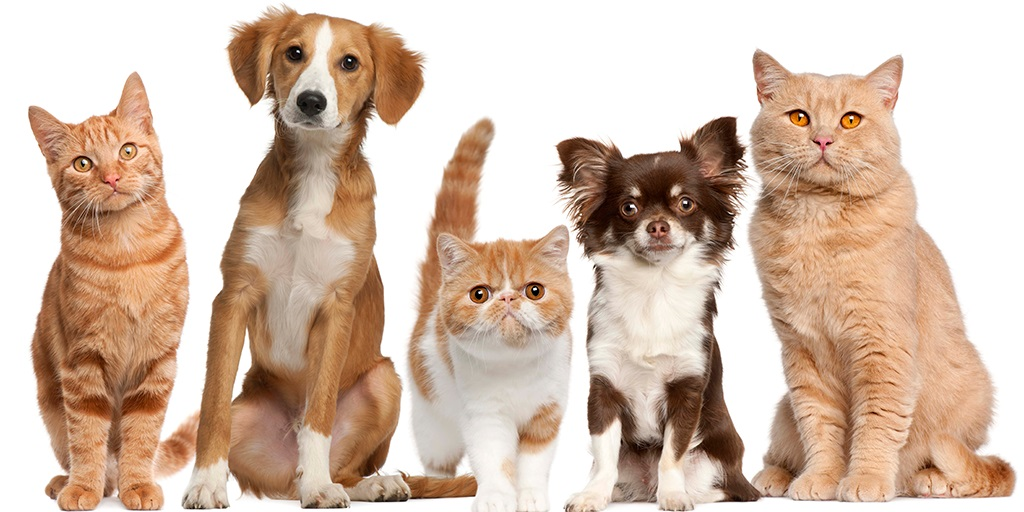
#> input picture parte1/outros/gatos4.jpg, 1024 x 512 px, found by its file name
$ python testegato.py
#> lines starting #> are read from the running program, lines starting #| are printed output that depends on the picture; after the words box and inside, x2 and y2 are one past the last pixel; in counts of white or black regions, pixels touching at a corner belong together
import cv2

classificadorGato = cv2.CascadeClassifier('cascades\\gatos.xml') # utiliza um haarcascade treinado para detectar gatos

imagem = cv2.imread('outros\\gatos4.jpg')  # 1.03; #10 - atente-se para o caminho e extensão da imagem
#> imagem is the input picture: shape (512, 1024, 3); mean B, G, R 172.7, 189.5, 212.6
# [4 lines of commented-out code are left out]

imagemCinza = cv2.cvtColor(imagem, cv2.COLOR_BGR2GRAY) # transforma a imagem colorida em escala de cinza
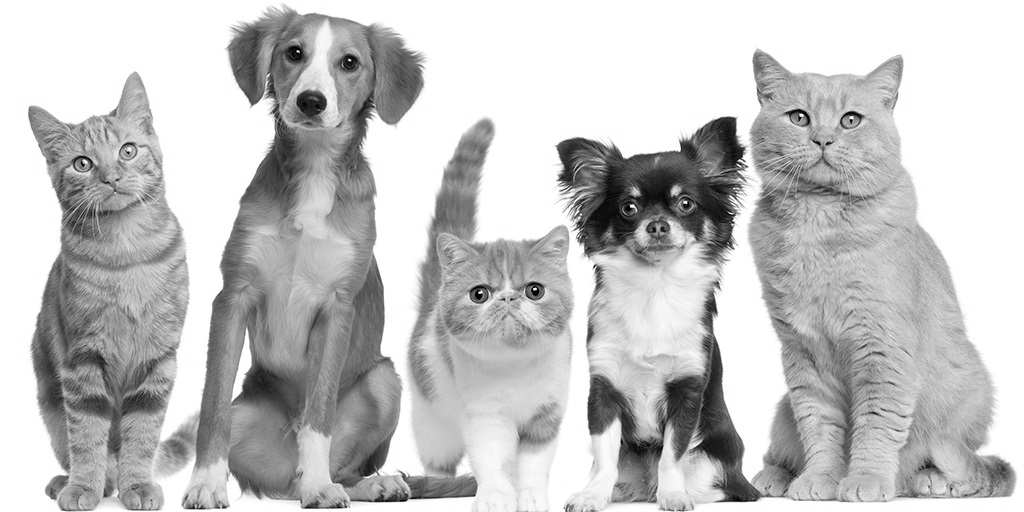
#> imagemCinza: shape (512, 1024); min 0, max 255, mean 194.5

detectado = classificadorGato.detectMultiScale(imagemCinza, scaleFactor=1.02, minNeighbors=9)
#> detectado = [[605, 164, 106, 106], [767, 72, 115, 115], [449, 246, 113, 113]]
# comando para detectar gatos na imagem em escala de cinza. Você pode alterar os parâmetros scaleFactor e minNeighbors
# para melhorar a precisão da detecção (alguns estão indicados como os números na frente da imagem acima)

for (x, y, l, a) in detectado:
    imagem = cv2.rectangle(imagem, (x, y), (x + l, y + a), (0, 0, 255), 2) # comando para desenhar um retângulo na presença de gatos
#> this loop made 3 passes
#> pass 1, `imagem = cv2.rectangle(imagem, (x, y), (x + l, y + a), (0, 0, 255), 2)`:
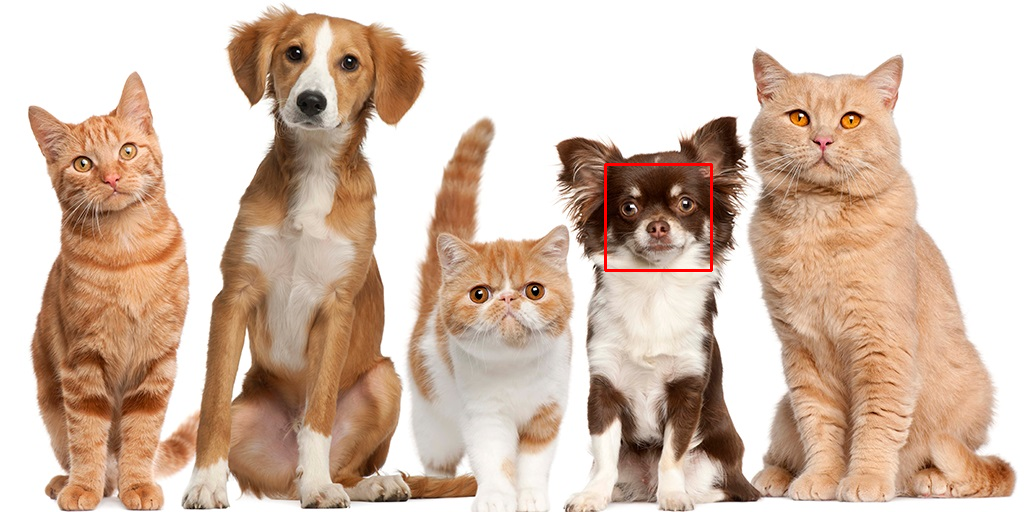
#> imagem: shape (512, 1024, 3); 0.24% of pixels changed, all inside (x1, y1, x2, y2) = (604, 163, 713, 272)
#> pass 2, `imagem = cv2.rectangle(imagem, (x, y), (x + l, y + a), (0, 0, 255), 2)`:
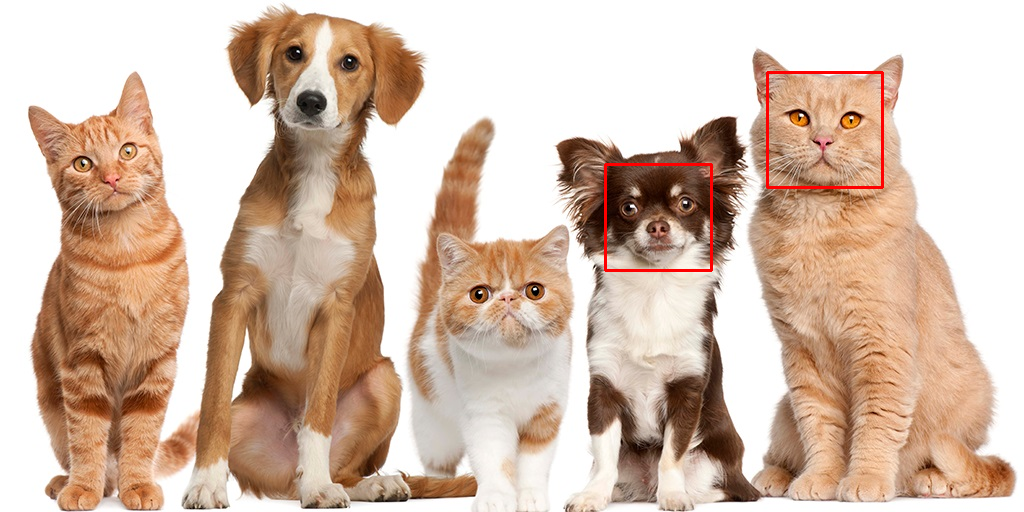
#> imagem: shape (512, 1024, 3); 0.26% of pixels changed, all inside (x1, y1, x2, y2) = (766, 71, 884, 189)
#> pass 3, `imagem = cv2.rectangle(imagem, (x, y), (x + l, y + a), (0, 0, 255), 2)`:
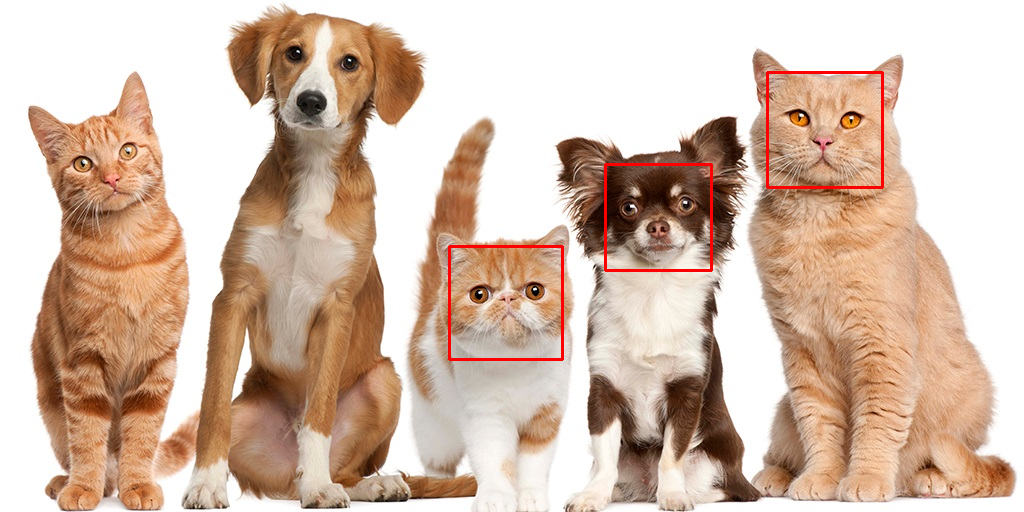
#> imagem: shape (512, 1024, 3); 0.26% of pixels changed, all inside (x1, y1, x2, y2) = (448, 245, 564, 361)

cv2.imshow(str(len(detectado)) + ' gato(s) encontrado(s)', imagem) # mostrará a quantidade de gatos no título da janela
cv2.waitKey() # comando que aguarda o fechamento das janelas com as imagens

$ run again, with parte1/outros/gatos2.jpg copied over parte1/outros/gatos4.jpg
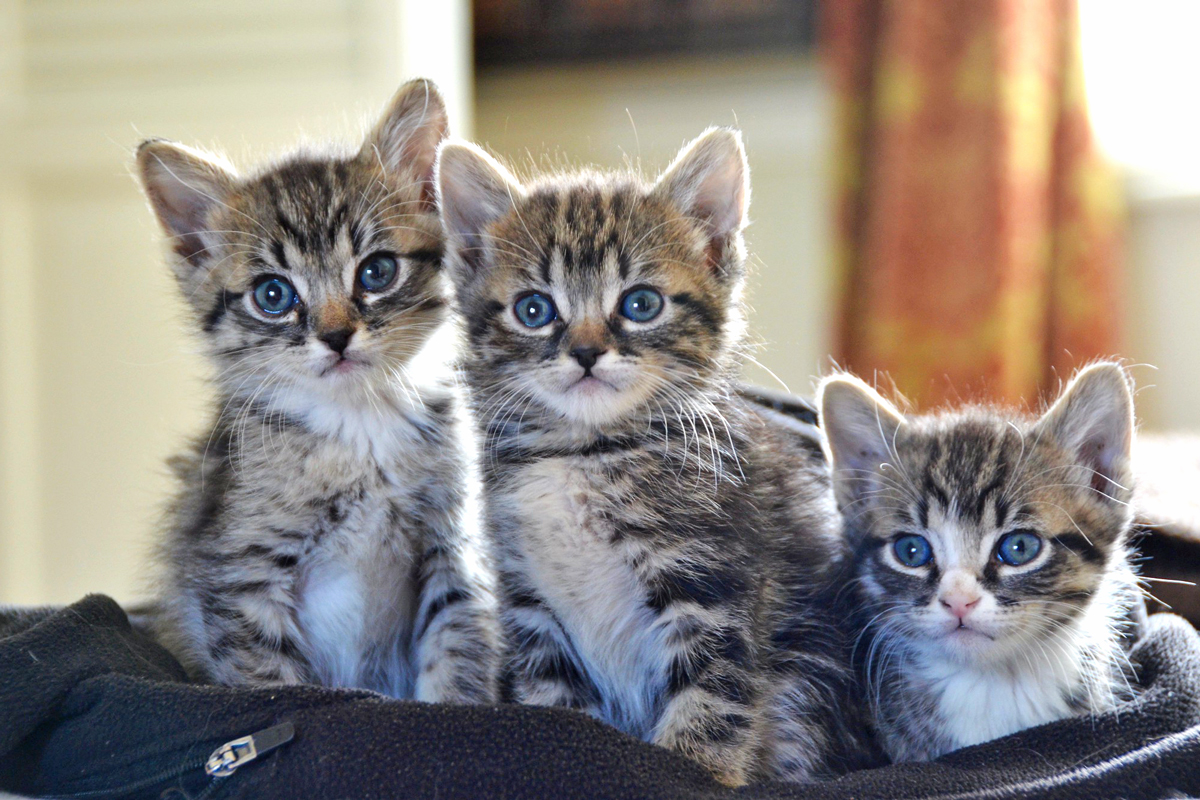
#> input picture parte1/outros/gatos2.jpg, 1200 x 800 px, found by its file name
#> imagem is the input picture: shape (800, 1200, 3); mean B, G, R 129.7, 135.7, 143
#> `imagemCinza = cv2.cvtColor(imagem, cv2.COLOR_BGR2GRAY)`:
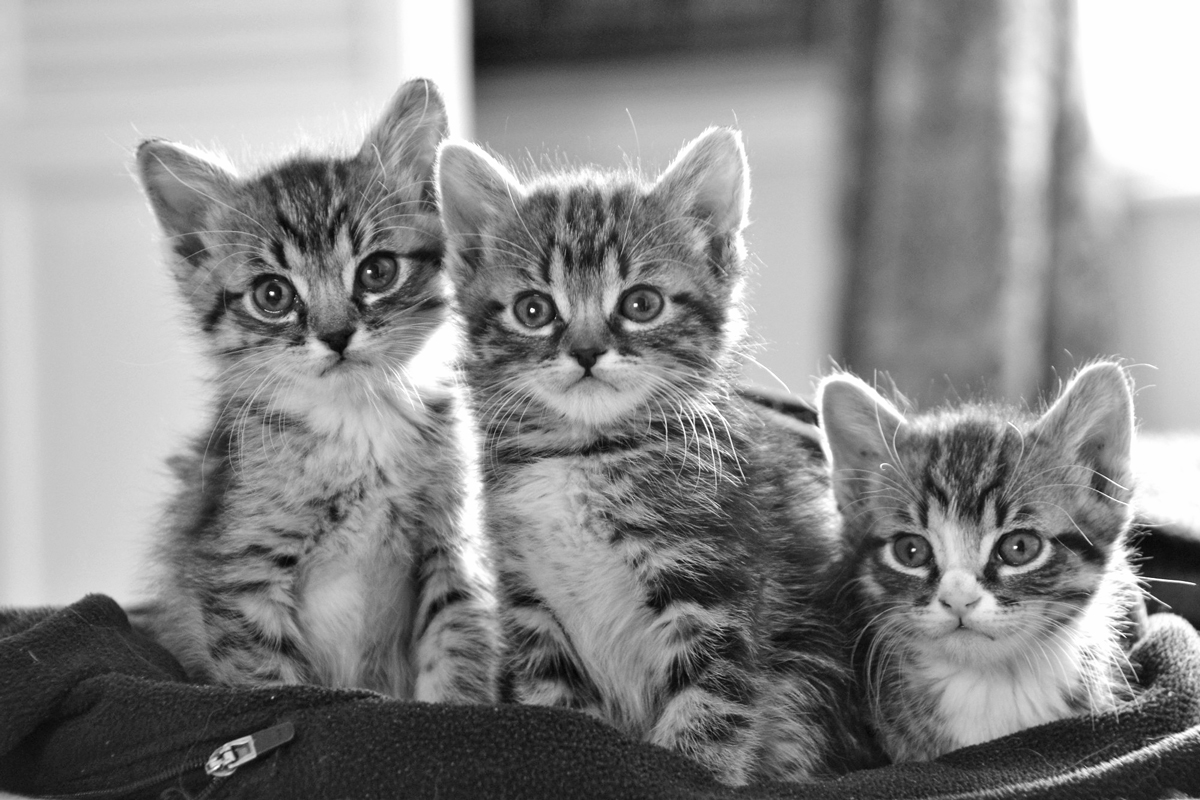
#> imagemCinza: shape (800, 1200); min 4, max 255, mean 137.2
#> detectado = [[163, 260, 93, 93], [851, 464, 216, 216], [470, 210, 229, 229]]
#> the loop `for (x, y, l, a) in detectado:` made 3 passes
#> pass 3, `imagem = cv2.rectangle(imagem, (x, y), (x + l, y + a), (0, 0, 255), 2)`:
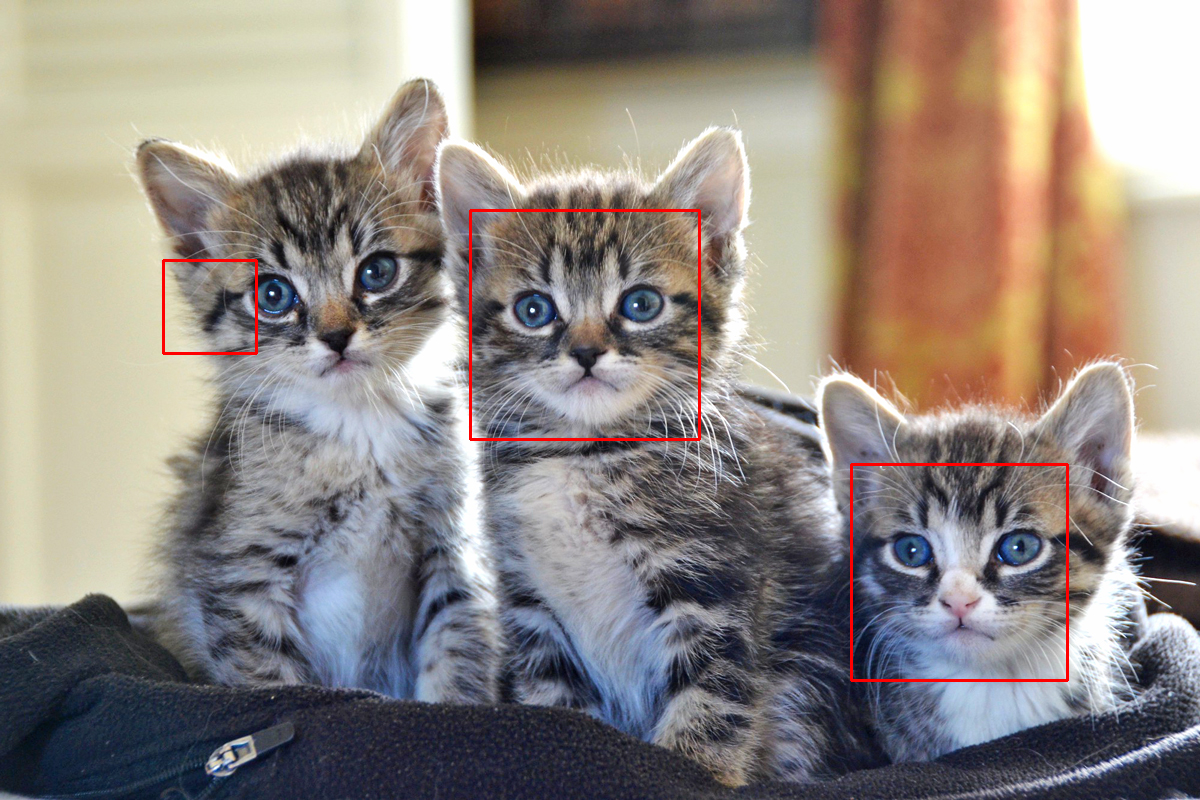
#> imagem: shape (800, 1200, 3); mean B, G, R 128.9, 134.9, 143.8

$ run again, with parte1/outros/gatos3.jpg copied over parte1/outros/gatos4.jpg
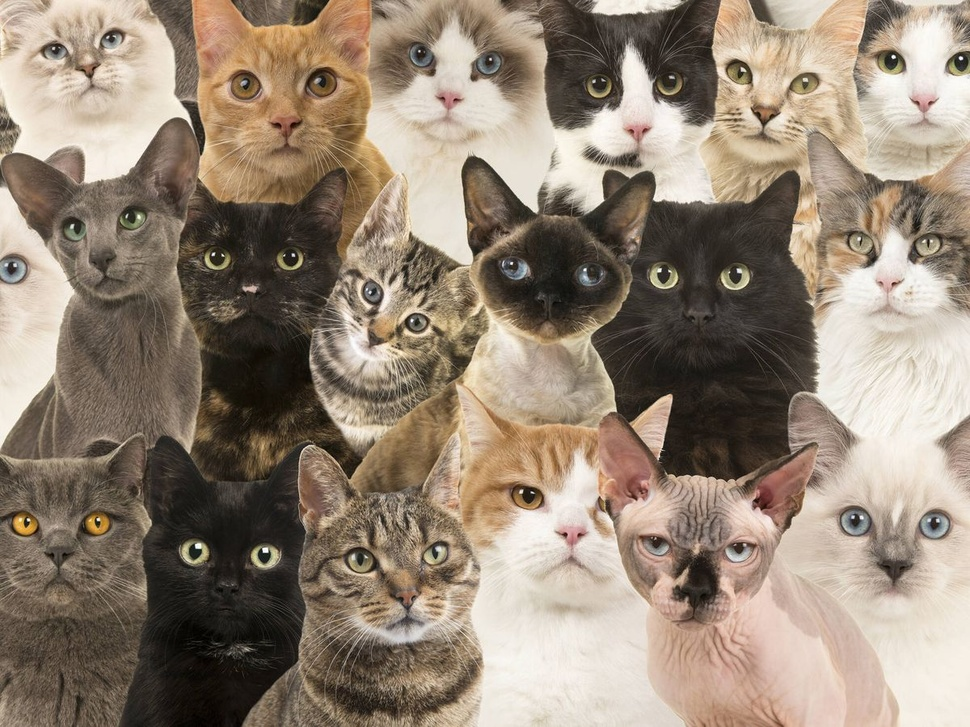
#> input picture parte1/outros/gatos3.jpg, 970 x 727 px, shrunk from 1200 x 900 before the run, found by its file name
#> imagem is the input picture: shape (727, 970, 3); mean B, G, R 117.2, 133.3, 148.4
#> `imagemCinza = cv2.cvtColor(imagem, cv2.COLOR_BGR2GRAY)`:
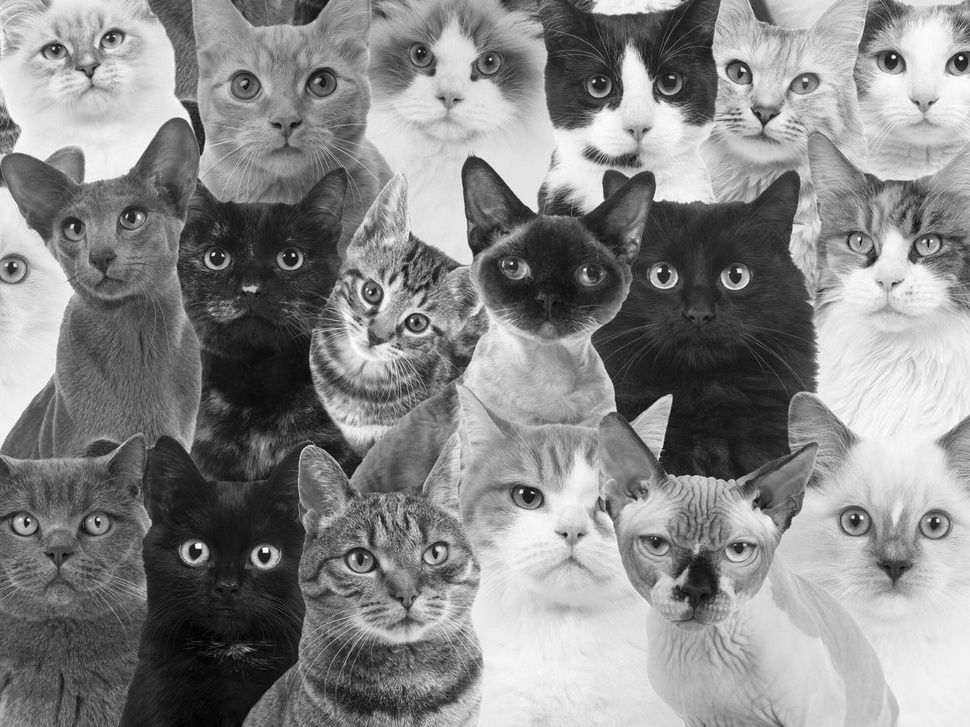
#> imagemCinza: shape (727, 970); min 0, max 255, mean 136
#> detectado = 14 rows, first 6: [899, 81, 50, 50], [38, 539, 41, 41], [259, 104, 52, 52], [865, 543, 58, 58], [824, 194, 132, 132], [387, 11, 131, 131]
#> the loop `for (x, y, l, a) in detectado:` made 14 passes
#> after the loop `for (x, y, l, a) in detectado:`:
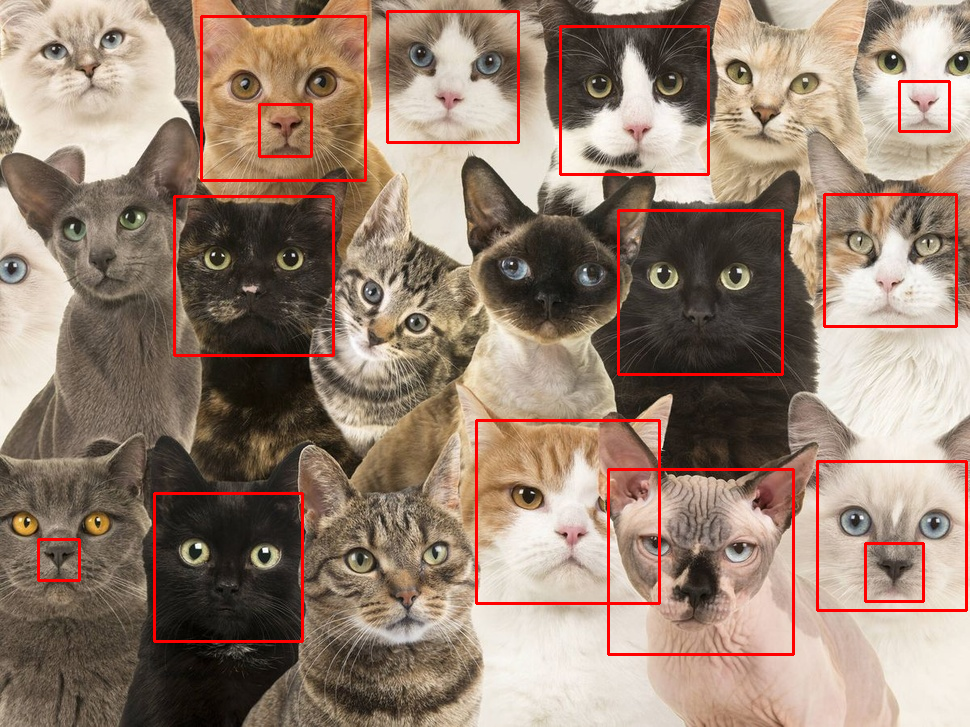
#> imagem: shape (727, 970, 3); mean B, G, R 113.8, 129.3, 151.6

$ run again, with parte1/outros/gatos5.jpg copied over parte1/outros/gatos4.jpg
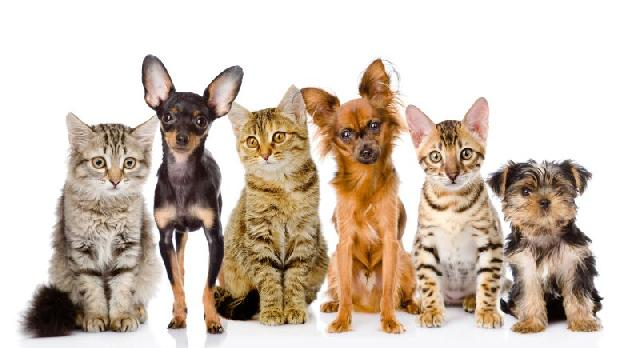
#> input picture parte1/outros/gatos5.jpg, 640 x 348 px, found by its file name
#> imagem is the input picture: shape (348, 640, 3); mean B, G, R 181.9, 195.2, 209.3
#> `imagemCinza = cv2.cvtColor(imagem, cv2.COLOR_BGR2GRAY)`:
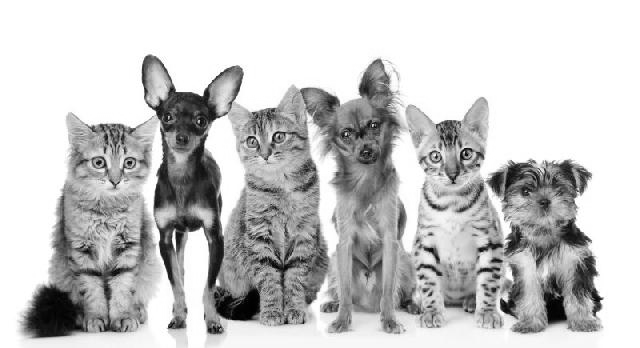
#> imagemCinza: shape (348, 640); min 0, max 255, mean 197.9
#> detectado = [[79, 134, 71, 71], [314, 283, 61, 61], [234, 115, 61, 61], [416, 127, 69, 69]]
#> the loop `for (x, y, l, a) in detectado:` made 4 passes
#> after the loop `for (x, y, l, a) in detectado:`:
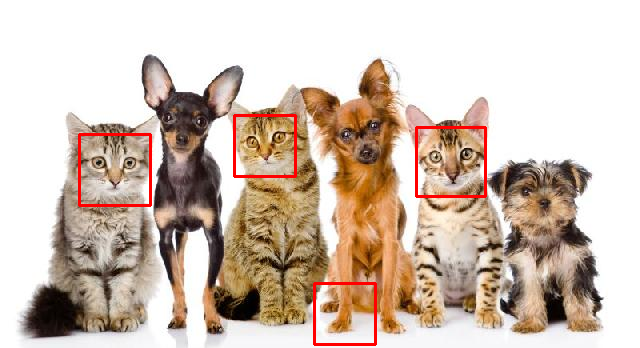
#> imagem: shape (348, 640, 3); mean B, G, R 179.7, 192.6, 210
